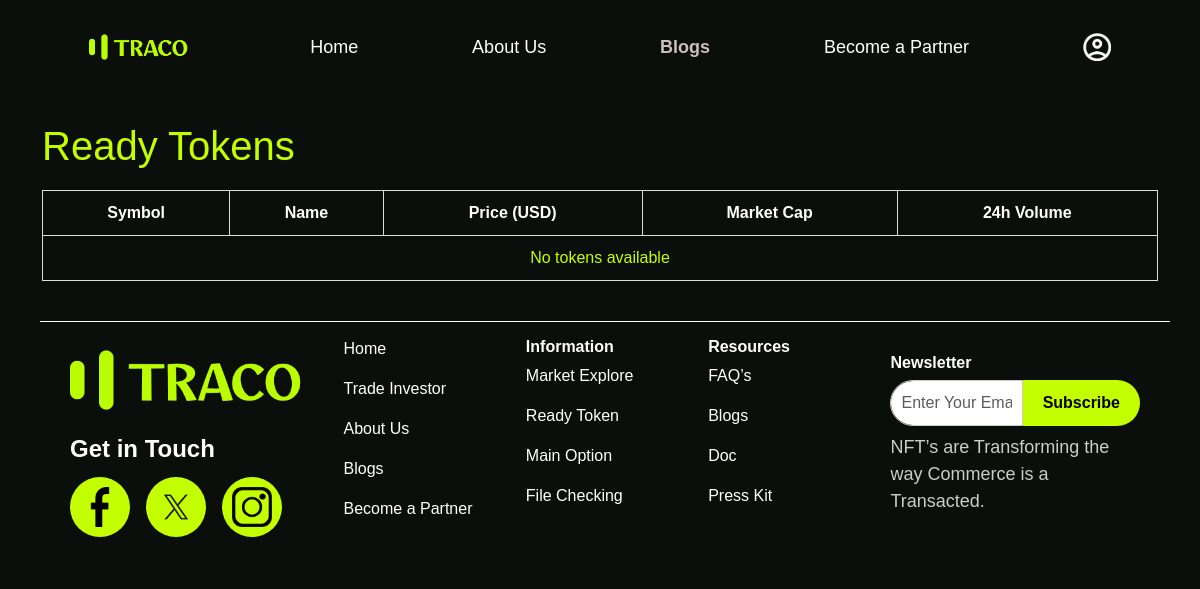
Before: /ready-tokens/ with the older database file.
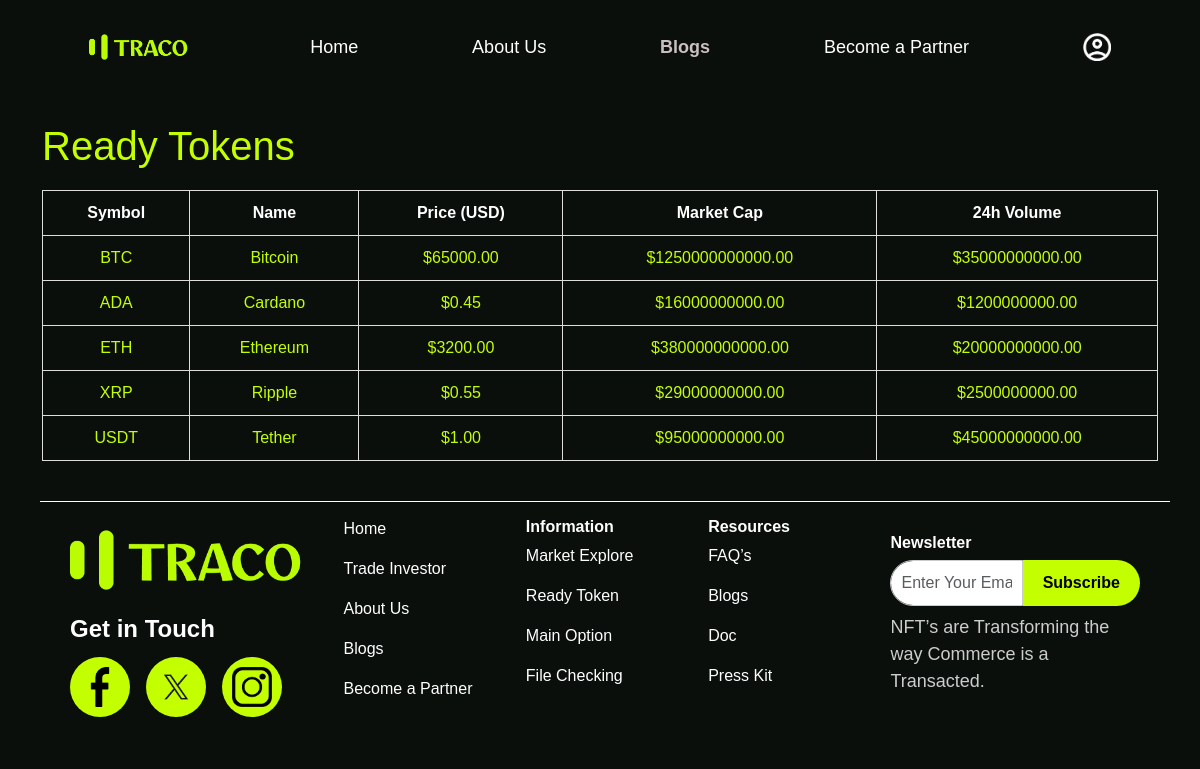
After: the same page with the newer database file.
### trading/models.py (models this page shows, shortened)
class ReadyToken(models.Model):
    name = models.CharField(max_length=100)
    symbol = models.CharField(max_length=10, unique=True)
    price = models.DecimalField(max_digits=12, decimal_places=2)
    market_cap = models.DecimalField(max_digits=15, decimal_places=2, blank=True, null=True)
    volume_24h = models.DecimalField(max_digits=15, decimal_places=2, blank=True, null=True)
    is_active = models.BooleanField(default=True)

### trading/views.py (the view)
# urls.py: path("ready-tokens/", views.ready_token_list, name="ready_tokens"),
def ready_token_list(request):
    tokens = ReadyToken.objects.filter(is_active=True).order_by("name")
    return render(request, "trading/layout/ready_tokens.html", {"tokens": tokens})

### templates/trading/layout/ready_tokens.html (shortened to what this page needs)
{% extends 'trading/layout/base.html' %} {% load static %} {% block content %}
<!DOCTYPE html>
<html lang="en">
<head>
</head>
<body>
    <h1>Ready Tokens</h1>
    <table>
        <thead>
            <tr>
                <th>Symbol</th>
                <th>Name</th>
                <th>Price (USD)</th>
                <th>Market Cap</th>
                <th>24h Volume</th>
            </tr>
        </thead>
        <tbody>
            {% for token in tokens %}
            <tr>
                <td>{{ token.symbol }}</td>
                <td>{{ token.name }}</td>
                <td>${{ token.price }}</td>
                <td>${{ token.market_cap|default:"-" }}</td>
                <td>${{ token.volume_24h|default:"-" }}</td>
            </tr>
            {% empty %}
            <tr>
                <td colspan="5">No tokens available</td>
            </tr>
            {% endfor %}
        </tbody>
    </table>
</body>
</html>
{% endblock %}

Changed rows visible on the page:
added ReadyToken: symbol "BTC", name "Bitcoin", price "65000.00", market_cap "1250000000000.00", volume_24h "35000000000.00"
added ReadyToken: symbol "ADA", name "Cardano", price "0.45", market_cap "16000000000.00", volume_24h "1200000000.00"
added ReadyToken: symbol "ETH", name "Ethereum", price "3200.00", market_cap "380000000000.00", volume_24h "20000000000.00"
added ReadyToken: symbol "XRP", name "Ripple", price "0.55", market_cap "29000000000.00", volume_24h "2500000000.00"
added ReadyToken: symbol "USDT", name "Tether", price "1.00", market_cap "95000000000.00", volume_24h "45000000000.00"
Other visible differences:
text no longer shown: "No tokens available"
